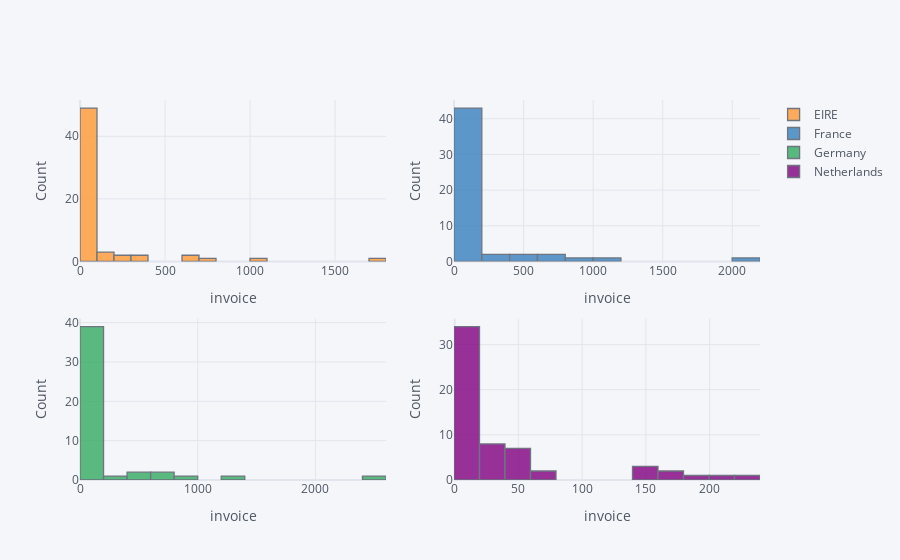

The notebook cell this image was saved under:
### Code cell
df_4.iplot(kind='hist',
           
           subplots=True,
           
           xTitle='invoice', 
           
           yTitle='Count')

### Figure 1 — Plotly figure (JSON) as saved in the notebook; plotly's stock layout.template omitted (floating-point values rounded to 4 significant figures)
{"data": [{"histfunc": "count", "histnorm": "", "marker": {"color": "rgba(255, 153, 51, 1.0)", "line": {"color": "#4D5663", "width": 1.3}}, "name": "EIRE", "opacity": 0.8, "orientation": "v", "type": "histogram", "x": [112, 672, 319, 690, 42, 1013, 3, 286, 16, 330, null, 1798, null, null, 120, null, 46, 86, null, 704, 62, 1, 22, 20, 2, 105, 16, null, null, 207, 22, 1, null, 11, 17, 88, 2, 6, 1, null, null, 72, 31, 4, 1, 27, null, 8, null, 60, 1, 1, 3, null, 1, 1, 25, 16, 1, 6, 28, null, null, 1, 14, 2, 1, 2, 1, 1, 2, 2, null, null, 1, null, null, 1, null, 1, null, 1, null, null], "xaxis": "x", "yaxis": "y"}, {"histfunc": "count", "histnorm": "", "marker": {"color": "rgba(55, 128, 191, 1.0)", "line": {"color": "#4D5663", "width": 1.3}}, "name": "France", "opacity": 0.8, "orientation": "v", "type": "histogram", "x": [255, 492, 293, 608, 102, 1126, 6, 495, 15, 769, 1, 2092, 1, 9, 136, null, 35, 188, null, 820, 92, 8, 27, 9, null, 112, 15, null, null, 127, 11, null, 3, 16, 6, 49, 4, 9, 4, 1, null, 33, 6, 8, null, 22, null, null, null, 7, 1, null, 5, 1, null, null, 1, 3, null, 2, 1, 2, null, null, 1, 2, null, 1, null, null, null, null, null, null, null, 1, null, null, 1, null, null, null, null, null], "xaxis": "x2", "yaxis": "y2"}, {"histfunc": "count", "histnorm": "", "marker": {"color": "rgba(50, 171, 96, 1.0)", "line": {"color": "#4D5663", "width": 1.3}}, "name": "Germany", "opacity": 0.8, "orientation": "v", "type": "histogram", "x": [150, 448, 326, 681, 78, 1236, 2, 566, 19, 694, 1, 2490, null, 8, 158, null, 63, 198, 6, 827, 184, 5, 36, 27, null, 105, 23, 1, 2, 149, 19, null, 1, 32, 4, 21, 4, 4, null, null, null, 18, 22, 1, null, 8, 5, 9, null, 16, null, null, null, null, null, null, 2, 2, null, null, null, null, null, null, 4, 1, null, null, null, null, null, 1, null, null, null, null, 1, null, null, null, null, null, null, null], "xaxis": "x3", "yaxis": "y3"}, {"histfunc": "count", "histnorm": "", "marker": {"color": "rgba(128, 0, 128, 1.0)", "line": {"color": "#4D5663", "width": 1.3}}, "name": "Netherlands", "opacity": 0.8, "orientation": "v", "type": "histogram", "x": [151, 37, 14, 39, 1, 41, null, 28, 1, 24, null, 182, null, null, 48, 1, 8, 17, null, 150, 8, null, 9, 19, null, 50, 23, null, null, 158, 49, null, null, 44, 32, 167, null, 9, null, null, 1, 224, 215, 14, null, 75, null, 29, 1, 162, null, null, 5, null, 1, 3, 56, 70, null, 15, 38, 1, 9, null, 45, 8, 5, 3, 7, 8, null, 2, 2, 2, null, 3, null, 2, null, 1, 1, 2, 1, 1], "xaxis": "x4", "yaxis": "y4"}], "layout": {"barmode": "overlay", "legend": {"bgcolor": "#F5F6F9", "font": {"color": "#4D5663"}}, "paper_bgcolor": "#F5F6F9", "plot_bgcolor": "#F5F6F9", "title": {"font": {"color": "#4D5663"}}, "xaxis": {"anchor": "y", "domain": [0, 0.45], "gridcolor": "#E1E5ED", "showgrid": true, "tickfont": {"color": "#4D5663"}, "title": {"font": {"color": "#4D5663"}, "text": "invoice"}, "zerolinecolor": "#E1E5ED"}, "xaxis2": {"anchor": "y2", "domain": [0.55, 1], "gridcolor": "#E1E5ED", "showgrid": true, "tickfont": {"color": "#4D5663"}, "title": {"font": {"color": "#4D5663"}, "text": "invoice"}, "zerolinecolor": "#E1E5ED"}, "xaxis3": {"anchor": "y3", "domain": [0, 0.45], "gridcolor": "#E1E5ED", "showgrid": true, "tickfont": {"color": "#4D5663"}, "title": {"font": {"color": "#4D5663"}, "text": "invoice"}, "zerolinecolor": "#E1E5ED"}, "xaxis4": {"anchor": "y4", "domain": [0.55, 1], "gridcolor": "#E1E5ED", "showgrid": true, "tickfont": {"color": "#4D5663"}, "title": {"font": {"color": "#4D5663"}, "text": "invoice"}, "zerolinecolor": "#E1E5ED"}, "yaxis": {"anchor": "x", "domain": [0.575, 1], "gridcolor": "#E1E5ED", "showgrid": true, "tickfont": {"color": "#4D5663"}, "title": {"font": {"color": "#4D5663"}, "text": "Count"}, "zerolinecolor": "#E1E5ED"}, "yaxis2": {"anchor": "x2", "domain": [0.575, 1], "gridcolor": "#E1E5ED", "showgrid": true, "tickfont": {"color": "#4D5663"}, "title": {"font": {"color": "#4D5663"}, "text": "Count"}, "zerolinecolor": "#E1E5ED"}, "yaxis3": {"anchor": "x3", "domain": [0, 0.425], "gridcolor": "#E1E5ED", "showgrid": true, "tickfont": {"color": "#4D5663"}, "title": {"font": {"color": "#4D5663"}, "text": "Count"}, "zerolinecolor": "#E1E5ED"}, "yaxis4": {"anchor": "x4", "domain": [0, 0.425], "gridcolor": "#E1E5ED", "showgrid": true, "tickfont": {"color": "#4D5663"}, "title": {"font": {"color": "#4D5663"}, "text": "Count"}, "zerolinecolor": "#E1E5ED"}}}
